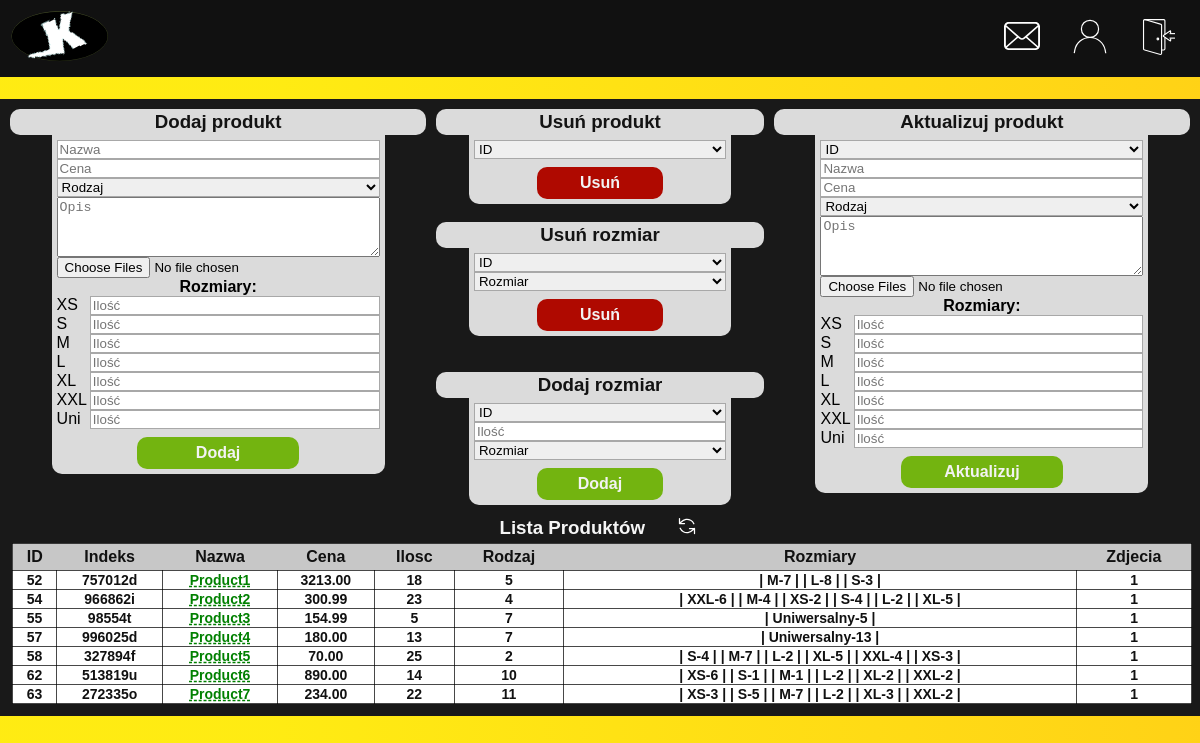
Page /panel.php (signed in) on the committed database.
### tables this page shows
CREATE TABLE `produkty` (
  `id` int(11) NOT NULL,
  `nazwa` varchar(200) NOT NULL,
  `cena` decimal(10,2) NOT NULL,
  `ilosc` smallint(6) NOT NULL,
  `rodzaj` varchar(50) NOT NULL,
  `opis` text NOT NULL,
  `zdjecie` varchar(250) DEFAULT NULL,
  `indeks_produktu` varchar(8) DEFAULT NULL
);

CREATE TABLE `rozmiary_produktow` (
  `id` int(11) NOT NULL,
  `id_produktu` int(11) NOT NULL,
  `rozmiar` varchar(20) NOT NULL,
  `ilosc` smallint(6) NOT NULL
);

### link_creator.php (called while the page is built)
<?php
$splitUrl= explode("/",$_SERVER['PHP_SELF']);
if(in_array("produkty",$splitUrl)){
    $urlP = strtolower($wynik['nazwa'])."-".$wynik['indeks_produktu'].".php";
}
else{
    $urlP = "produkty/".strtolower($wynik['nazwa'])."-".$wynik['indeks_produktu'].".php";
}
array_pop($splitUrl);
array_push($splitUrl, $urlP);
$link = implode("/",$splitUrl);
?>

### panel.php (the view, shortened to what this page needs)
<!DOCTYPE html>
<html lang="pl">
<head>
    <link rel="stylesheet" href="s.css?v=1.3">
</head>
<body>
<header class="naglowek">
<?php include_once("laczenieZbaza.php");?>
<div class='menu1'>
    <a href="index.php"><img src="svg/logo1.svg" alt="logo" width="100px" height="auto"></a>
</div>
<div class='wyloguj'>
    <a href="wiadomosci_klientow.php" id='wiadomosc'><img src="svg/email_panel.svg" alt="wiadomosci" width="36px" height="36px"></a>
<?php
    if( isset( $_SESSION['email'] ) && !empty( $_SESSION['email'] ) ){
        echo "<a href='konto.php' id='konto'><img src='svg/account.svg' width='36px' height='36px' alt='konto'></a>";
    }
    if( isset( $_SESSION['email'] ) && !empty( $_SESSION['email'] ) ){
        echo "<form  action='wyloguj.php'  method='POST'>
                <button id='wyloguj'><img src='svg/logout.svg' width='36px' height='36px' alt='&#9032'></button> </form>";
    }
?>
</div>
</header>
<br>
<div class="contener">
<div class="menu_panelu">
<div class="panel" id="panel1">
    <h3   id="p1" >Dodaj produkt</h3>
    <form action="dodaj_produkt.php" class="form_panel" method="post" id="form1" enctype="multipart/form-data">
        <input type="text" name="nazwa" placeholder="Nazwa">
        <input type="text" name="cena" placeholder="Cena">
        <select name="rodzaj">
        <option value="">Rodzaj</option>
        </select>
        <textarea type="text" name="opis" placeholder="Opis" style="resize: vertical; min-height:60px;"></textarea>
        <input type="file" name='zdjecia[]' multiple>
        <p style="font-weight:bold;">Rozmiary:</p>
        <div class="rozmiary">
        <label for="XS">XS</label>
        <input type="number" min=0 name="XS" placeholder="Ilość">
        <label for="S">S</label>
        <input type="number" min=0 name="S" placeholder="Ilość">
        <label for="M">M</label>
        <input type="number" min=0 name="M" placeholder="Ilość">
        <label for="L">L</label>
        <input type="number" min=0 name="L" placeholder="Ilość">
        <label for="XL">XL</label>
        <input type="number" min=0 name="XL" placeholder="Ilość">
        <label for="XXL">XXL</label>
        <input type="number" min=0 name="XXL" placeholder="Ilość">
        <label for="Uniwersalny">Uni</label>
        <input type="number" min=0 name="Uniwersalny" placeholder="Ilość">
        </div>
        <button type="submit" class="zielony_przycisk">Dodaj</button>
    </form>
</div>
<div class="panel" id="panel2">
    <h3 id="p2" >Usuń produkt </h3>
    <form action="usun_produkt.php" class="form_panel" method="post" id="form2">
        <select name="id">
        <option value="">ID</option>
        <?php
            $pyt_produkt = $conn->query("SELECT * FROM produkty")->fetchAll();
        ?>
        </select>
        <button type="submit" onclick="return confirm('Potwierdź');" class="czerwony_przycisk">Usuń</button>
    </form>
    <br>
    <h3 style="font-weight:bold;" >Usuń rozmiar </h3>
        <form action="usun_rozmiar.php" class="form_panel" method="post" id="form5">
            <select name="id">
            <option value="">ID</option>
            </select>
            <select name="rozmiar" >
                <option value="">Rozmiar</option>
            </select>
            <button type="submit" onclick="return confirm('Potwierdź');" class="czerwony_przycisk">Usuń</button>
        </form>
    <br>
    <br>
    <h3 >Dodaj rozmiar </h3>
    <form action="dodaj_rozmiar.php" class="form_panel" method="post" id="form6">
        <select name="id">
        <option value="">ID</option>
        </select>
        <input type="number" min=0 name="ilosc" placeholder="Ilość">
        <select name="rozmiar">
            <option value="">Rozmiar</option>
        </select>
        <button type="submit" class="zielony_przycisk">Dodaj</button>
    </form>
</div>
<div class="panel" id="panel3">
    <h3  id="p4"  >Aktualizuj produkt </h3>
    <form action="akt_produkt.php" class="form_panel" method="post" id="form3" enctype="multipart/form-data">
        <select name="id">
        <option value="">ID</option>
        <?php
            $pyt_produkt = $conn->query("SELECT * FROM produkty")->fetchAll();
        ?>
        </select>
        <input type="text" name="nazwa" placeholder="Nazwa">
        <input type="text" name="cena" placeholder="Cena">
        <select name="rodzaj">
            <option value="">Rodzaj</option>
        </select>
        <textarea name="opis" placeholder="Opis" style="resize: vertical; min-height:60px;"></textarea>
        <input type="file" name='zdjecia[]' multiple>
        <p style="font-weight:bold;">Rozmiary:</p>
        <div class="rozmiary">
        <label for="XS">XS</label>
        <input type="number" min=0 name="XS" placeholder="Ilość">
        <label for="S">S</label>
        <input type="number" min=0 name="S" placeholder="Ilość">
        <label for="M">M</label>
        <input type="number" min=0 name="M" placeholder="Ilość">
        <label for="L">L</label>
        <input type="number" min=0 name="L" placeholder="Ilość">
        <label for="XL">XL</label>
        <input type="number" min=0 name="XL" placeholder="Ilość">
        <label for="XXL">XXL</label>
        <input type="number" min=0 name="XXL" placeholder="Ilość">
        <label for="Uniwersalny">Uni</label>
        <input type="number" min=0 name="Uniwersalny" placeholder="Ilość">
        </div>
        <button type="submit" class="zielony_przycisk">Aktualizuj</button>
    </form>
</div>
<div class="panel" id="panel4">
    <div class="lista_produktow">
    <h3 id="p5">Lista Produktów</h3>
    <button class="button_refresh" onClick="window.location.reload();"><img src="svg/refresh.svg" alt="&#10227" width="20px" height="20px"></button>
    </div>
    <table class="tabela_produktow">
        <tr>
            <th>ID</th>
            <th>Indeks</th>
            <th>Nazwa</th>
            <th>Cena</th>
            <th>Ilosc</th>
            <th>Rodzaj</th>
            <th>Rozmiary</th>
            <th>Zdjecia</th>
        </tr>
<?php
$licznik_zdjec = 0;
foreach($pyt_produkt as $wynik){
    $pyt_rozmiar = $conn->prepare("SELECT rozmiar, ilosc FROM rozmiary_produktow WHERE id_produktu = ?");
    $pyt_rozmiar->execute([$wynik["id"]]);
    include("link_creator.php");
    echo "<tr>";
    echo "<td class='panel_id'>" . $wynik["id"] . "</td>";
    echo "<td class='panel_indeks'>" . $wynik["indeks_produktu"] . "</td>";
    echo "<td class='panel_nazwa'>" . "<a style='color: green; text-decoration:underline dashed;' href=" .$link.">".$wynik["nazwa"] . "</a></td>";
    echo "<td class='panel_cena'>" . $wynik["cena"] . "</td>";
    echo "<td class='panel_ilosc'>" . $wynik["ilosc"] . "</td>";
    echo "<td class='panel_rodzaj'>" . $wynik["rodzaj"] . "</td>";
    echo "<td>";
    while($kolejny = $pyt_rozmiar->fetch()){
        echo  " | ".$kolejny['rozmiar'] ."-". $kolejny['ilosc'] ." | ";
    }
    echo "</td>";
    if($wynik['zdjecie'] != ""){
        $zdjecie = explode(",",$wynik['zdjecie']);
        $licznik_zdjec = count($zdjecie);
    }
    else{$licznik_zdjec = 0;}
    if( $licznik_zdjec == 0 ){
        echo "<td>" . "Brak" . "</td>";
    }
    else{
        echo "<td class='panel_zdjecia'>" . $licznik_zdjec . "</td>";
    }
    $licznik_zdjec = 0;
    echo "</tr>";
}
echo "</table>";
?>
</div>
</div>
</div>
</body>
</html>

### s.css (style rules this page uses)
:root { --kolor_body: url("svg/background.svg"); --kolor_produkty_glowna: #f0f0f0; --kolor_paskow: #111111; --kolorPolaInput: #1d1d1d; }
* { box-sizing: border-box; margin: 0; }
body { min-height: 100vh; display: flex; flex-direction: column; background: #fbc936; background: var(--kolor_body); font-family:'Segoe UI'; color: #0f0f0f; margin: 0; }
.contener { padding-bottom: 2rem; flex: 1; }
.naglowek { display: grid; grid-template-columns: 1fr 2fr 1fr; grid-template-rows: 1fr; grid-column-gap: 10px; align-items: center; padding: 10px; background-color: #111111; }
#wyloguj { transition: 0.5s; background-color: transparent; border: none; font-size: 20px; width: 42px; height: 42px; font-weight: bold; align-items: center; text-decoration: none; color: #f8f8f8; padding: 7px; cursor: pointer; transition: 1s; }
#konto, #log_in, #wiadomosc, #koszyk { padding: 6px; transition: 1s; }
.wyloguj { grid-area: 1 / 3 / 2 / 4; display: flex; column-gap: 20px; justify-content: right; padding-right: 14px; }
.menu1 { grid-area: 1 / 1 / 2 / 2; float: left; }
.menu_panelu { background-color: #191919; padding: 10px; display: flex; flex-wrap: wrap; flex-direction: row; gap: 10px; color: #f8f8f8; }
.menu_panelu #panel1 { flex: 22.5%; text-align: center; }
.menu_panelu #panel2 { flex: 15%; text-align: center; }
.menu_panelu #panel3 { flex: 22.5%; text-align: center; }
.menu_panelu #panel4 { flex: 40%; text-align: center; }
.panel { font-family: 'Gill Sans', 'Gill Sans MT', Calibri, 'Trebuchet MS', sans-serif; font-size: 1rem; }
.panel h3 { background-color: #dbdbdb; color: #131313; border-radius: 10px; display: flex; flex-direction: row; cursor:default; justify-content: center; padding: 2px; }
.panel:last-child h3 { background: transparent; }
.form_panel { color: black; padding: 5px; background-color: #dbdbdb; border-bottom-right-radius: 10px; border-bottom-left-radius: 10px; display: flex; flex-direction: column; width: 80%; margin-left: auto; margin-right: auto; }
.form_panel input, .form_panel select { width: 100%; border: 1px #a8a8a8 solid; border-radius: 0; margin-left: auto; margin-right: auto; }
.form_panel input[type=file] { border: none; }
.zielony_przycisk, .czerwony_przycisk { cursor: pointer; border: none; border-radius: 10px; height: 4vh; width: 50%; margin-top: 1vh; margin-left: auto; margin-right: auto; font-weight: bold; font-size: 1rem; color: #f3f3f3; transition: 0.5s; }
.zielony_przycisk { background-color: #73b410; }
.czerwony_przycisk { background-color: #af0900; transition: 0.5s; }
.rozmiary { display: grid; grid-template-columns: 1fr 10fr; grid-template-rows: repeat(7, 1fr); grid-column-gap: 3px; grid-row-gap: 0px; }
.rozmiary label { width: fit-content; }
.rozmiary input { width: 100%; }
.tabela_produktow { color: #111111; width: 100%; background-color: #ffffff; border: 1px solid #000000b7; padding: 3px; margin: 2px; font-size: 16px; font-weight: bold; border-collapse:collapse; }
.tabela_produktow tr td { border: 1px solid #000000b7; font-size: 14px; font-weight: bold; border-collapse:collapse; width: max-content; }
.tabela_produktow th { padding: 4px; background-color: #c7c7c7; }
.lista_produktow { display:flex; flex-direction:row; gap:2%; justify-content:center; }
.lista_produktow h3 { color: #f5f5f5; }
.button_refresh { background-color: transparent; border: none; cursor: pointer; transition: 0.2s; }

### rows in the picture
produkty: id "52", indeks_produktu "757012d", nazwa "Product1", cena "3213.00", ilosc "18", rodzaj "5", zdjecie "1"
rozmiary_produktow: rozmiar "M", ilosc "7"
rozmiary_produktow: rozmiar "L", ilosc "8"
rozmiary_produktow: rozmiar "S", ilosc "3"
produkty: id "54", indeks_produktu "966862i", nazwa "Product2", cena "300.99", ilosc "23", rodzaj "4", zdjecie "1"
rozmiary_produktow: rozmiar "XXL", ilosc "6"
rozmiary_produktow: rozmiar "M", ilosc "4"
rozmiary_produktow: rozmiar "XS", ilosc "2"
rozmiary_produktow: rozmiar "S", ilosc "4"
rozmiary_produktow: rozmiar "L", ilosc "2"
rozmiary_produktow: rozmiar "XL", ilosc "5"
produkty: id "55", indeks_produktu "98554t", nazwa "Product3", cena "154.99", ilosc "5", rodzaj "7", zdjecie "1"
rozmiary_produktow: rozmiar "Uniwersalny", ilosc "5"
produkty: id "57", indeks_produktu "996025d", nazwa "Product4", cena "180.00", ilosc "13", rodzaj "7", zdjecie "1"
rozmiary_produktow: rozmiar "Uniwersalny", ilosc "13"
produkty: id "58", indeks_produktu "327894f", nazwa "Product5", cena "70.00", ilosc "25", rodzaj "2", zdjecie "1"
rozmiary_produktow: rozmiar "S", ilosc "4"
rozmiary_produktow: rozmiar "M", ilosc "7"
rozmiary_produktow: rozmiar "L", ilosc "2"
rozmiary_produktow: rozmiar "XL", ilosc "5"
rozmiary_produktow: rozmiar "XXL", ilosc "4"
rozmiary_produktow: rozmiar "XS", ilosc "3"
produkty: id "62", indeks_produktu "513819u", nazwa "Product6", cena "890.00", ilosc "14", rodzaj "10", zdjecie "1"
rozmiary_produktow: rozmiar "XS", ilosc "6"
rozmiary_produktow: rozmiar "S", ilosc "1"
rozmiary_produktow: rozmiar "M", ilosc "1"
rozmiary_produktow: rozmiar "L", ilosc "2"
rozmiary_produktow: rozmiar "XL", ilosc "2"
rozmiary_produktow: rozmiar "XXL", ilosc "2"
produkty: id "63", indeks_produktu "272335o", nazwa "Product7", cena "234.00", ilosc "22", rodzaj "11", zdjecie "1"
rozmiary_produktow: rozmiar "XS", ilosc "3"
rozmiary_produktow: rozmiar "S", ilosc "5"
rozmiary_produktow: rozmiar "M", ilosc "7"
rozmiary_produktow: rozmiar "L", ilosc "2"
rozmiary_produktow: rozmiar "XL", ilosc "3"
rozmiary_produktow: rozmiar "XXL", ilosc "2"
